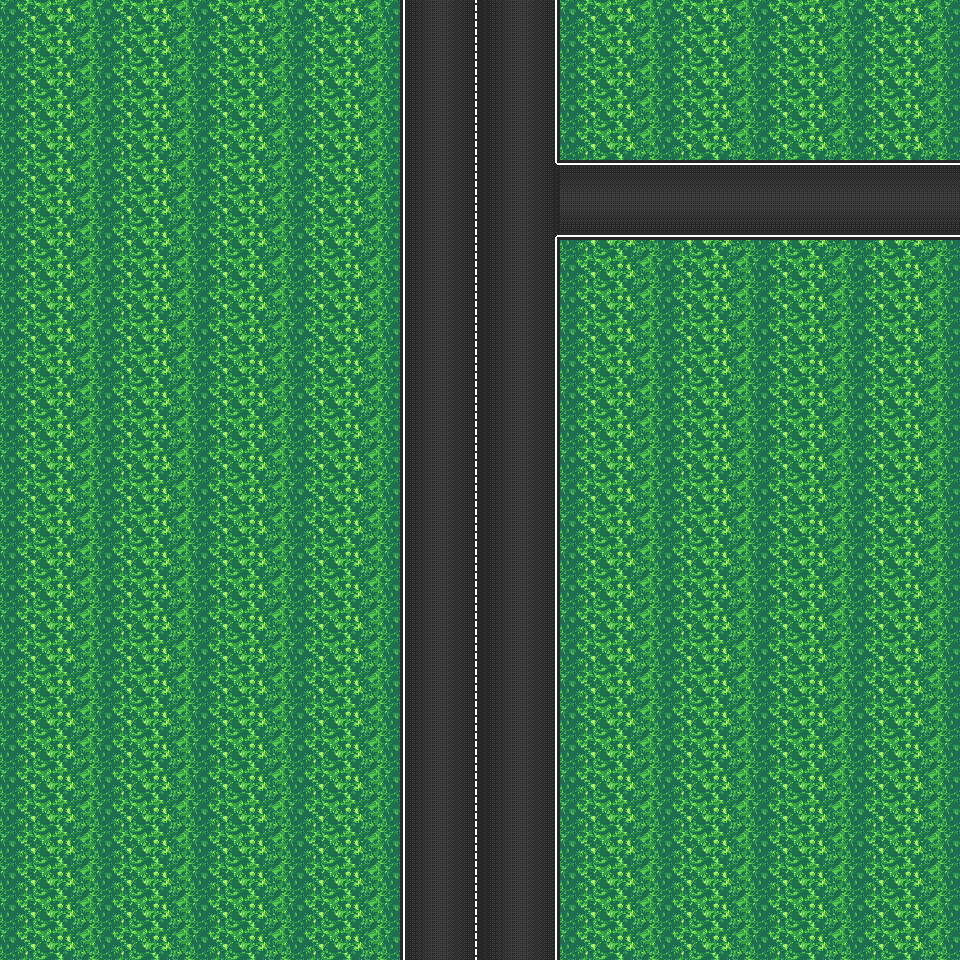

A 2D game scene composited from a Tiled map and its tileset images. What follows is a short description and the map's XML, with each tile layer's data collapsed to a summary:
An orthogonal 60x60 tile map with 16x16 px tiles, 4 tile layers (Base, Road, Dashed Line, Crease Layer), 2 tilesets and 9 objects (Zone_Approach, Zone_MidTurn, Zone_Finish).

<map version="1.10" tiledversion="1.11.2" orientation="orthogonal" renderorder="right-down" width="60" height="60" tilewidth="16" tileheight="16" infinite="0" nextlayerid="11" nextobjectid="16">
 <tileset firstgid="1" name="Road" tilewidth="16" tileheight="16" tilecount="144" columns="12">
  <image source="../images/new-map.png" width="192" height="192" />
 </tileset>
 <tileset firstgid="145" name="Lines" tilewidth="16" tileheight="16" tilecount="80" columns="10">
  <image source="../images/lines.png" width="160" height="128" />
 </tileset>
 <layer id="2" name="Base" width="60" height="60">
  <properties>
   <property name="friction" type="float" value="0.9" />
  </properties>
  <data>[3600 cells, 3000 non-empty, 12 distinct tile ids]</data>
 </layer>
 <layer id="1" name="Road" width="60" height="60">
  <data>[3600 cells, 725 non-empty, 10 distinct tile ids]</data>
 </layer>
 <layer id="3" name="Dashed Line" width="60" height="60">
  <data>[3600 cells, 60 non-empty, 1 distinct tile ids]</data>
 </layer>
 <layer id="8" name="Crease Layer" width="60" height="60">
  <data>[3600 cells, 167 non-empty, 6 distinct tile ids]</data>
 </layer>
 <objectgroup color="#000000" id="4" name="Obstacles_Layer" class="Collision_Box" tintcolor="#000000">
  <object id="1" x="0" y="-4.98147" width="388.139" height="964.981" />
  <object id="2" x="573.047" y="254.766" width="386.953" height="705.234" />
  <object id="3" x="574.055" y="-1.18606" width="382.387" height="148.092" />
 </objectgroup>
 <objectgroup color="#ff5500" id="10" name="Wrong_Layer" class="Wrong_Layer">
  <object id="12" x="412" y="10" width="134" height="140" />
  <object id="14" x="421" y="883" width="129" height="74" />
 </objectgroup>
 <objectgroup color="#ffff7f" id="5" name="Zone_Check_Layer" class="Zone_Check" tintcolor="#ffff7f">
  <properties>
   <property name="step_id" type="int" value="1" />
  </properties>
  <object id="4" name="Zone_Check" type="Zone_Approach" x="408.667" y="242" width="138.333" height="399" />
 </objectgroup>
 <objectgroup color="#5555ff" id="9" name="Zone_Check_Layer_1" class="Zone_MidTurn" tintcolor="#5555ff">
  <object id="10" name="Zone_Mid_Turn" type="Zone_MidTurn" x="409" y="173" width="137" height="60">
   <properties>
    <property name="expected_signal" value="right" />
   </properties>
  </object>
 </objectgroup>
 <objectgroup color="#00ff00" id="6" name="Finish_Zone_Layer" class="Finish_Zone" tintcolor="#00ff00">
  <object id="5" type="Zone_Finish" x="841.518" y="175.976" width="112" height="48">
   <properties>
    <property name="step_id" type="int" value="2" />
   </properties>
  </object>
 </objectgroup>
 <objectgroup id="7" name="Spawn_Layer" class="Spawn_Point">
  <object id="6" x="439.116" y="830.022">
   <point />
  </object>
 </objectgroup>
</map>
